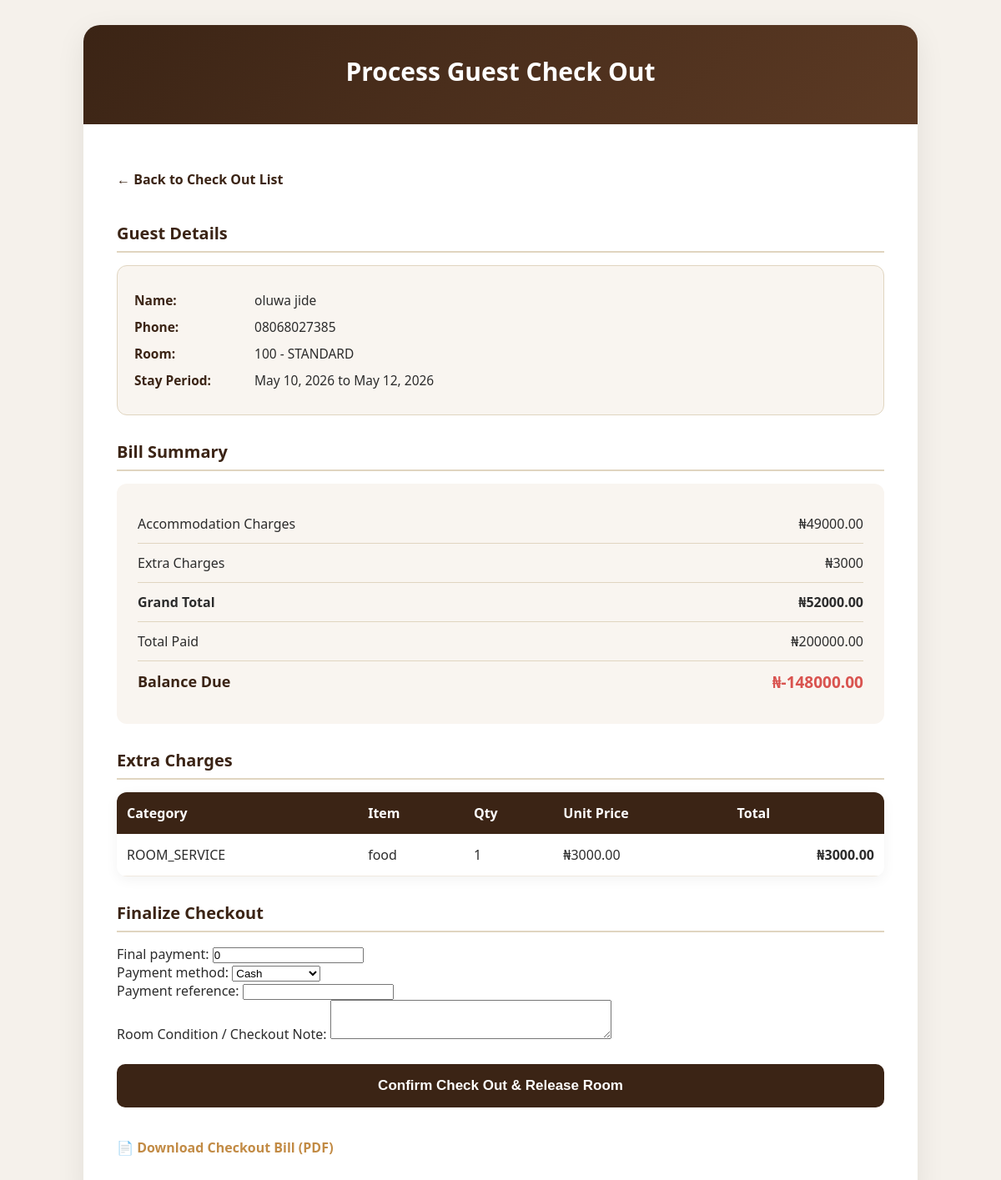
Page /reception/check-out/2/ (signed in) on the committed database.
### reception/models.py (models this page shows, shortened)
class Booking(models.Model):
    BOOKING_STATUS_CHOICES = [
        ('PENDING', 'Pending'),
        ('CONFIRMED', 'Confirmed'),
        ('CHECKED_IN', 'Checked In'),
        ('CHECKED_OUT', 'Checked Out'),
        ('CANCELLED', 'Cancelled'),
    ]
    guest = models.ForeignKey(Guest, on_delete=models.CASCADE, related_name='bookings')
    room = models.ForeignKey(Room, on_delete=models.SET_NULL, null=True, related_name='bookings')
    booked_by = models.ForeignKey(
        settings.AUTH_USER_MODEL,
        on_delete=models.SET_NULL,
        null=True,
        related_name='bookings_created'
    )
    check_in_date = models.DateField()
    check_out_date = models.DateField()
    number_of_guests = models.PositiveIntegerField(default=1)
    status = models.CharField(max_length=20, choices=BOOKING_STATUS_CHOICES, default='PENDING')
    total_amount = models.DecimalField(max_digits=12, decimal_places=2, default=0)
    amount_paid = models.DecimalField(max_digits=12, decimal_places=2, default=0)
    note = models.TextField(blank=True)
    created_at = models.DateTimeField(auto_now_add=True)

class Guest(models.Model):
    GENDER_CHOICES = [
        ('MALE', 'Male'),
        ('FEMALE', 'Female'),
        ('OTHER', 'Other'),
    ]
    full_name = models.CharField(max_length=150)
    phone = models.CharField(max_length=20)
    email = models.EmailField(blank=True)
    gender = models.CharField(max_length=10, choices=GENDER_CHOICES, blank=True)
    address = models.TextField(blank=True)
    id_type = models.CharField(max_length=100, blank=True)
    id_number = models.CharField(max_length=100, blank=True)
    created_at = models.DateTimeField(auto_now_add=True)

class Room(models.Model):
    ROOM_TYPE_CHOICES = [
        ('STANDARD', 'Standard'),
        ('DELUXE', 'Deluxe'),
        ('EXECUTIVE', 'Executive'),
        ('SUITE', 'Suite'),
    ]
    ROOM_STATUS_CHOICES = [
        ('AVAILABLE', 'Available'),
        ('OCCUPIED', 'Occupied'),
        ('RESERVED', 'Reserved'),
        ('DIRTY', 'Dirty'),
        ('MAINTENANCE', 'Maintenance'),
    ]
    room_number = models.CharField(max_length=20, unique=True)
    room_type = models.CharField(max_length=30, choices=ROOM_TYPE_CHOICES)
    price_per_night = models.DecimalField(max_digits=12, decimal_places=2)
    status = models.CharField(max_length=20, choices=ROOM_STATUS_CHOICES, default='AVAILABLE')
    description = models.TextField(blank=True)

class GuestCharge(models.Model):
    CHARGE_CATEGORY_CHOICES = [
        ('ROOM', 'Room'),
        ('RESTAURANT', 'Restaurant'),
        ('BAR', 'Bar'),
        ('ROOM_SERVICE', 'Room Service'),
        ('LAUNDRY', 'Laundry'),
        ('DAMAGE', 'Damage'),
        ('OTHER', 'Other'),
    ]
    booking = models.ForeignKey(Booking, on_delete=models.CASCADE, related_name='charges')
    category = models.CharField(max_length=30, choices=CHARGE_CATEGORY_CHOICES)
    item_name = models.CharField(max_length=150)
    quantity = models.PositiveIntegerField(default=1)
    unit_price = models.DecimalField(max_digits=12, decimal_places=2)
    total_amount = models.DecimalField(max_digits=12, decimal_places=2)
    added_by = models.ForeignKey(
        settings.AUTH_USER_MODEL,
        on_delete=models.SET_NULL,
        null=True,
        related_name='guest_charges_added'
    )
    created_at = models.DateTimeField(auto_now_add=True)

### reception/views.py (the view)
# urls.py: path('check-out/<int:booking_id>/', views.process_check_out, name='process_check_out'),
@login_required
def process_check_out(request, booking_id):
    booking = get_object_or_404(
        Booking.objects.select_related('guest', 'room'),
        id=booking_id
    )
    charges = booking.charges.all().order_by('-created_at')
    accommodation_amount = booking.total_amount
    extra_charges_total = charges.aggregate(
        total=Sum('total_amount')
    )['total'] or 0
    grand_total = accommodation_amount + extra_charges_total
    total_paid = booking.amount_paid
    balance = grand_total - total_paid
    if request.method == 'POST':
        form = CheckOutForm(request.POST)
        if form.is_valid():
            final_payment = form.cleaned_data.get('final_payment') or 0
            payment_method = form.cleaned_data.get('payment_method')
            payment_reference = form.cleaned_data.get('payment_reference')
            room_condition_note = form.cleaned_data.get('room_condition_note')
            if final_payment > 0:
                Payment.objects.create(
                    booking=booking,
                    received_by=request.user,
                    amount=final_payment,
                    payment_method=payment_method,
                    reference=payment_reference,
                    note='Final payment made during checkout'
                )
                booking.amount_paid += final_payment
            CheckOut.objects.create(
                booking=booking,
                checked_out_by=request.user,
                note=room_condition_note
            )
            booking.status = 'CHECKED_OUT'
            booking.total_amount = grand_total
            booking.save()
            booking.room.status = 'DIRTY'
            booking.room.save()
            messages.success(request, 'Guest checked out successfully.')
            return redirect('reception:booking_detail', booking.id)
    else:
        form = CheckOutForm(initial={
            'final_payment': balance if balance > 0 else 0
        })
    return render(request, 'reception/process_check_out.html', {
        'booking': booking,
        'charges': charges,
        'form': form,
        'accommodation_amount': accommodation_amount,
        'extra_charges_total': extra_charges_total,
        'grand_total': grand_total,
        'total_paid': total_paid,
        'balance': balance,
    })

### reception/forms.py
class CheckOutForm(forms.Form):
    final_payment = forms.DecimalField(
        max_digits=12,
        decimal_places=2,
        required=False,
        initial=0
    )
    payment_method = forms.ChoiceField(
        choices=[
            ('CASH', 'Cash'),
            ('TRANSFER', 'Bank Transfer'),
            ('POS', 'POS'),
            ('CARD', 'Card'),
            ('OTHER', 'Other'),
        ],
        required=False
    )
    payment_reference = forms.CharField(max_length=100, required=False)
    room_condition_note = forms.CharField(
        widget=forms.Textarea(attrs={'rows': 3}),
        required=False,
        label='Room Condition / Checkout Note'
    )

### templates/reception/process_check_out.html (shortened to what this page needs)
<!DOCTYPE html>
<html lang="en">
<head>
</head>
<body>
    <div class="container">
        <div class="header">
            <h1>Process Guest Check Out</h1>
        </div>
        <div class="content">
            <a href="{% url 'reception:check_out_guest' %}" class="back-link">← Back to Check Out List</a>
            <h3>Guest Details</h3>
            <div class="guest-info">
                <p><strong>Name:</strong> {{ booking.guest.full_name }}</p>
                <p><strong>Phone:</strong> {{ booking.guest.phone }}</p>
                <p><strong>Room:</strong> {{ booking.room.room_number }} - {{ booking.room.room_type }}</p>
                <p><strong>Stay Period:</strong> {{ booking.check_in_date }} to {{ booking.check_out_date }}</p>
            </div>
            <h3>Bill Summary</h3>
            <div class="bill-summary">
                <div class="bill-row">
                    <span>Accommodation Charges</span>
                    <span>₦{{ accommodation_amount }}</span>
                </div>
                <div class="bill-row">
                    <span>Extra Charges</span>
                    <span>₦{{ extra_charges_total }}</span>
                </div>
                <div class="bill-row">
                    <span><strong>Grand Total</strong></span>
                    <span><strong>₦{{ grand_total }}</strong></span>
                </div>
                <div class="bill-row">
                    <span>Total Paid</span>
                    <span>₦{{ total_paid }}</span>
                </div>
                <div class="bill-row">
                    <span><strong>Balance Due</strong></span>
                    <span style="color: #d9534f; font-size: 19px;">
                        ₦{{ balance }}
                    </span>
                </div>
            </div>
            <h3>Extra Charges</h3>
            <div class="table-container">
                <table>
                    <thead>
                        <tr>
                            <th>Category</th>
                            <th>Item</th>
                            <th>Qty</th>
                            <th>Unit Price</th>
                            <th>Total</th>
                        </tr>
                    </thead>
                    <tbody>
                        {% for charge in charges %}
                        <tr>
                            <td>{{ charge.category }}</td>
                            <td>{{ charge.item_name }}</td>
                            <td>{{ charge.quantity }}</td>
                            <td>₦{{ charge.unit_price }}</td>
                            <td class="price">₦{{ charge.total_amount }}</td>
                        </tr>
                        {% empty %}
                        <tr>
                            <td colspan="5" style="text-align:center; padding:30px; color:#777;">
                                No extra charges recorded.
                            </td>
                        </tr>
                        {% endfor %}
                    </tbody>
                </table>
            </div>
            <h3>Finalize Checkout</h3>
            <form method="POST">
                {{ form.as_p }}
                <button type="submit">Confirm Check Out &amp; Release Room</button>
            </form>
            <br>
            <a href="{% url 'reception:download_checkout_pdf' booking.id %}" class="pdf-link">
                📄 Download Checkout Bill (PDF)
            </a>
        </div>
    </div>
</body>
</html>

### templates/reception/process_check_out.html (style rules this page uses)
* { margin: 0; padding: 0; box-sizing: border-box; }
body { font-family: "Segoe UI", Arial, sans-serif; background: #f5f1eb; color: #2c2c2c; padding: 30px 20px; min-height: 100vh; }
.container { max-width: 1000px; margin: 0 auto; background: white; border-radius: 20px; box-shadow: 0 10px 35px rgba(0, 0, 0, 0.08); overflow: hidden; }
.header { background: linear-gradient(135deg, #3b2415, #5c3a24); color: white; padding: 35px 40px; text-align: center; }
.header h1 { font-size: 30px; margin-bottom: 8px; }
.content { padding: 40px; }
h3 { color: #3b2415; margin: 25px 0 15px; font-size: 20px; border-bottom: 2px solid #e0d5c0; padding-bottom: 8px; }
.guest-info { background: #f9f5f0; padding: 20px; border-radius: 12px; margin-bottom: 30px; border: 1px solid #e0d5c0; }
.guest-info p { margin: 10px 0; font-size: 15.5px; }
.guest-info strong { color: #3b2415; width: 140px; display: inline-block; }
.bill-summary { background: #f9f5f0; padding: 25px; border-radius: 12px; margin-bottom: 30px; }
.bill-row { display: flex; justify-content: space-between; padding: 12px 0; border-bottom: 1px solid #e0d5c0; }
.bill-row:last-child { border-bottom: none; font-weight: 700; font-size: 18px; color: #3b2415; }
.table-container { background: white; border-radius: 12px; box-shadow: 0 4px 15px rgba(0,0,0,0.05); overflow: hidden; margin-bottom: 30px; }
table { width: 100%; border-collapse: collapse; }
th { background: #3b2415; color: white; padding: 14px 12px; text-align: left; }
td { padding: 14px 12px; border-bottom: 1px solid #f0e9df; }
.price { text-align: right; font-weight: 600; }
button[type="submit"] { margin-top: 25px; width: 100%; background: #3b2415; color: white; padding: 16px; font-size: 17px; font-weight: 600; border: none; border-radius: 10px; cursor: pointer; transition: all 0.3s ease; }
.back-link, .pdf-link { display: inline-block; margin: 15px 10px 15px 0; color: #3b2415; text-decoration: none; font-weight: 600; }
.pdf-link { color: #c28b45; }

### rows in the picture
Booking: guest.full_name "oluwa jide", guest.phone "08068027385", room.room_number "100", room.room_type "STANDARD", check_in_date "May 10, 2026", check_out_date "May 12, 2026", total_amount "49000.00", amount_paid "200000.00"
GuestCharge: category "ROOM_SERVICE", item_name "food", quantity "1", unit_price "3000.00", total_amount "3000.00"

### other values in the picture
{{ extra_charges_total }} "3000"
{{ grand_total }} "52000.00"
{{ balance }} "-148000.00"
